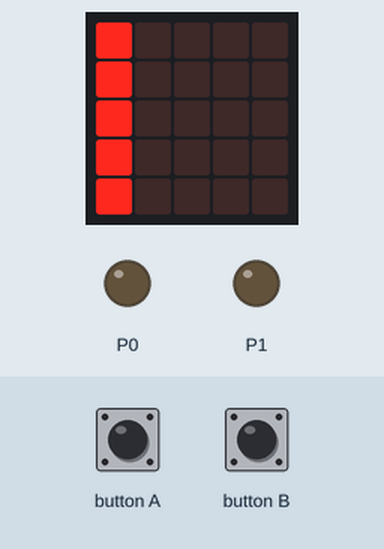
Simulated run of this program. Board: BBC micro:bit (MakeCode). Parts: the board's 5×5 LED display, output pins drawn as LEDs (lit = HIGH). Inputs (shaded band) come from the test bench.

Above: at 1.2 s.
1.3 s: button B pressed for 0.15 s
At 2.6 s:
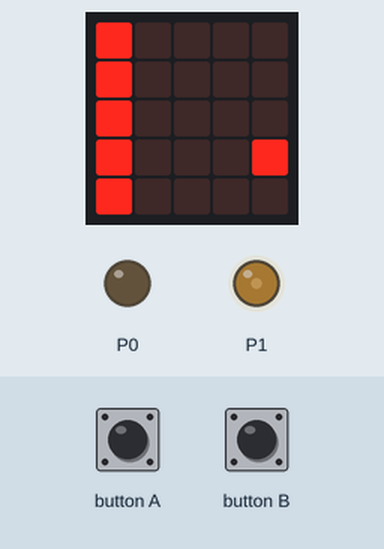
2.9 s: button A pressed for 0.15 s
At 4.0 s:
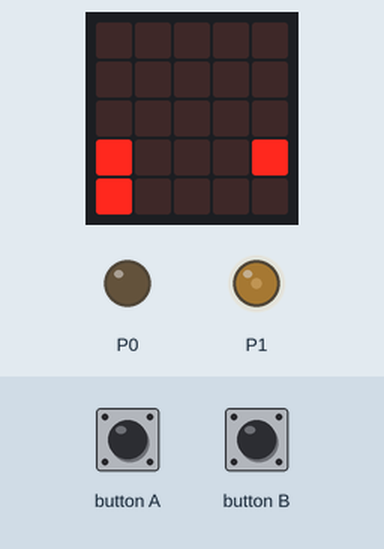
4.5 s: button A pressed for 0.15 s
At 5.2 s:
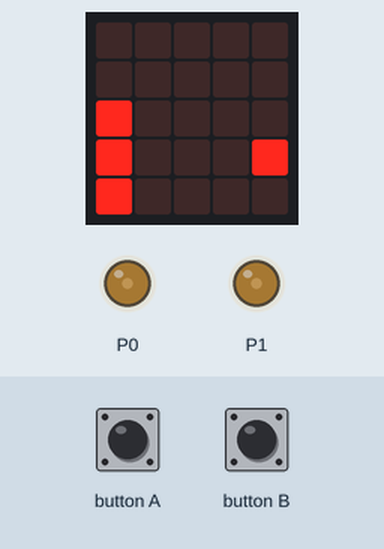
6.1 s: button A pressed for 0.15 s
At 7.4 s:
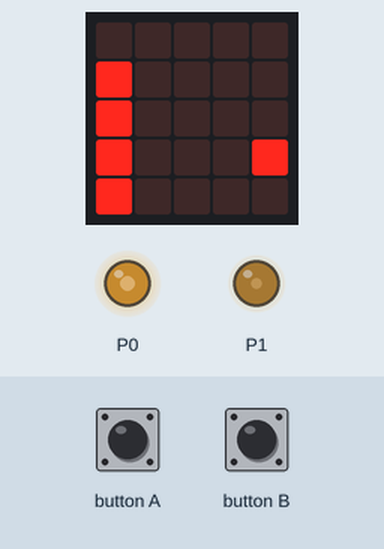
7.7 s: button B pressed for 0.15 s
At 8.8 s:
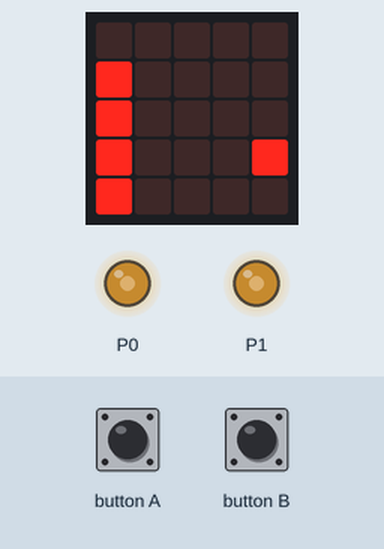
9.3 s: button A pressed 5 times (0.12 s each, 0.3 s apart)
At 11.1 s:
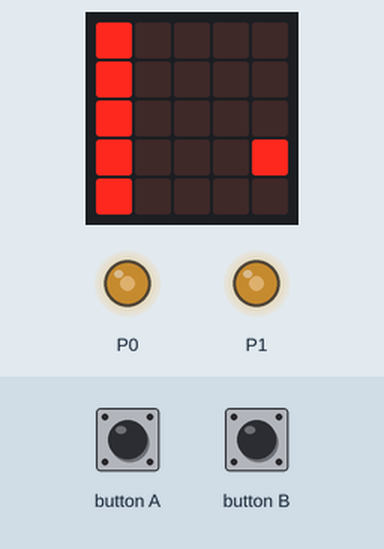
Timing chart, 0 to 12.6 s (numbered marks = the images above; inputs shaded):
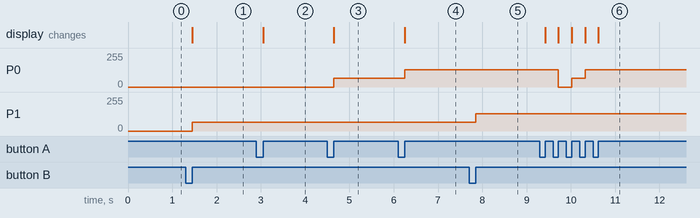

Measured:
- after the input at 1.3 s, P1: 0/255 → 64/255 after 0.15 s; the display: changes after 0.15 s (image 1)
- after the input at 2.9 s, the display: changes after 0.15 s (image 2)
- after the input at 4.5 s, P0: 0/255 → 64/255 after 0.15 s; the display: changes after 0.15 s (image 3)
- after the input at 6.1 s, P0: 64/255 → 128/255 after 0.15 s; the display: changes after 0.15 s (image 4)
- after the input at 7.7 s, P1: 64/255 → 128/255 after 0.15 s
- after the input at 9.3 s, P0: 128/255 → 0/255 after 0.42 s, → 64/255 0.30 s later, → 128/255 0.30 s later; the display: changes after 0.12 s (image 6)

The program:

main.ts
```typescript
function settRød (Verdi: number) {
    if (Verdi > 0) {
        pins.analogWritePin(AnalogPin.P1, 2 ** (Verdi + 7))
    } else {
        pins.analogWritePin(AnalogPin.P1, 0)
    }
    for (let indeks = 0; indeks <= 4; indeks++) {
        led.plot(4, 3)
    }
}
input.onButtonPressed(Button.A, function () {
    Grønn += 1
    if (Grønn > 3) {
        Grønn = 0
    }
    settGrønn(Grønn)
})
function settGrønn (Verdi: number) {
    if (Verdi > 0) {
        pins.analogWritePin(AnalogPin.P0, 2 ** (Verdi + 7))
    } else {
        pins.analogWritePin(AnalogPin.P0, 0)
    }
    for (let indeks = 0; indeks <= 4; indeks++) {
        if (indeks * 2 - 3 <= Grønn * 2 - 1) {
            led.plot(0, 4 - indeks)
        } else {
            led.unplot(0, 4 - indeks)
        }
    }
}
input.onButtonPressed(Button.B, function () {
    Rød += 1
    if (Rød > 3) {
        Rød = 0
    }
    settRød(Rød)
})
let Grønn = 0
let Rød = 0
Rød = 0
Grønn = 3
settGrønn(Grønn)
```

test.ts
```typescript
// testene settes inn her; disse vil ikke kompilert så lenge denne pakken blir brukt som en utvidelse.
```
